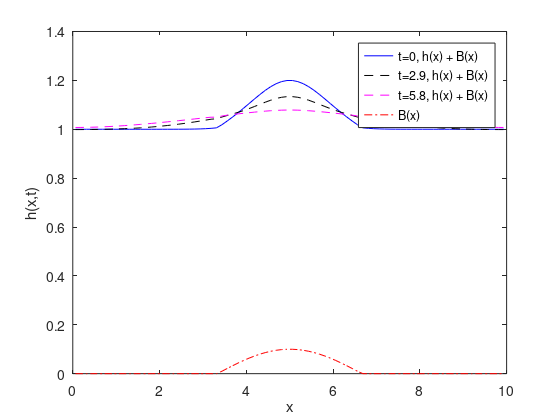

Here is the MATLAB script that generated this plot:

%% advect linearization
clear all;
clc;
close all;
cd(['/Users/kevin/SkyDrive/KTH Work/Period 3 2014'...
    '/DN2255/Homework/4/HW4-High Resolution shock-capturing'...
    ' methods/matlabfiles/']);
addpath(['/Users/kevin/SkyDrive/KTH Work/Period 3 2014'...
    '/DN2255/Homework/4/HW4-High Resolution shock-capturing'...
    ' methods/matlabfiles/']);
%% Parameters
N = 80;
L = 10.;
dx = L/N; % Grid spacing
H = 1;
g = 9.8;
c = 1.1*sqrt(g*H); % Wave speed
tau = .8*dx/c; % Time Step
coeff = -tau/(2*dx);
nStep = 2*L/(c*tau);
finalTime = nStep*tau;
nCells = 1:N;
ghostCellOneSide = 2;
cellsPlusGhost = 1:(N+2*ghostCellOneSide);
%% Boundary Conditions
w = 0.1*L; % Width
x = (nCells-1/2)*dx; % Grid points
a = 1/10*H;
h = H + a*exp(-(x-L/2).^2/(w^2));
h = padarray(h',ghostCellOneSide)';
% Boundary Conditions
% m=h;
m = 0*a*exp(-(x-L/2).^2/(w^2))*c;
m = padarray(m',ghostCellOneSide)';
%% BC
% needs to be changed if ghostCellOneSide is changed
h(1) = h(4);
h(2) = h(3);
m(1) = m(4)*(-1);
m(2) = m(3)*(-1);
h(N+4) = h(N+1);
h(N+3) = h(N+2);
m(N+4) = m(N+1)*(-1);
m(N+3) = m(N+2)*(-1);
%%
i = ((1+ghostCellOneSide):(N+ghostCellOneSide));
% im = i-1;
% ip = i+1;
%% Record the initial state
hplot(:,1) = h(:);
mplot(:,1) = m(:);
flux = (1/2*g*h.^2 + (m.^2)./h);
r = L/6;
B0 = H/10;
for lengthOfX = 1:length(x)
    if abs(x(lengthOfX)-L/2)<r
        B(lengthOfX) = B0*cos((pi*(x(lengthOfX)-L/2))/(2*r));
    else
        B(lengthOfX)=0;
    end
end
B = padarray(B',ghostCellOneSide)';
B(1) = B(4);
B(2) = B(3);
B(N+4) = B(N+1);
B(N+3) = B(N+2);
    %% Loop
    for iStep=1:(round(nStep))
        hOld=h;
        mOld=m;
        flux = (1/2*g*hOld.^2 + (mOld.^2)./hOld);
        h(i) = .5*(hOld(i+1)+ hOld(i-1))...
            - abs(coeff)*(m(i+1) - m(i-1));
        m(i) = .5*(mOld(i+1)+ mOld(i-1))...
            - abs(coeff)*(flux(i+1) - flux(i-1)...
            + g*h(i).*(B(i+1) - B(i-1)) );
        totalHeight(:,iStep) = h(:) + B(:);
        h(1) = h(4);
        h(2) = h(3);
        m(1) = m(4)*(-1);
        m(2) = m(3)*(-1);
        h(N+4) = h(N+1);
        h(N+3) = h(N+2);
        m(N+4) = m(N+1)*(-1);
        m(N+3) = m(N+2)*(-1);
        hplot(:,(iStep+1)) = h(:);
        mplot(:,(iStep+1)) = m(:);
    end
    
    %% Plot
    % figure(1); clf;
    % plot(x,hplot(i,1),'-',x,hplot(i,nStep),'--');
    % legend('t=0','t=1');
    % xlabel('x');  ylabel('h(x,t)');
    % title(sprintf('$h(x,t)$ $\\Delta t=$%0.2g,',...
    %     ' $\\epsilon =$ %g',tau,a),...
    %     'Interpreter','latex')
    %% h plot1
%     figure(2)
%     for iPlotting = 1:2:nStep
%         clf;
%         plot(x',totalHeight(i,1)	)
%         hold on;
%         plot(x',totalHeight(i,iPlotting)	,'-');
%         finalB = plot(x,B(i),'-.','color','r');
%         pause(.1)
%     end
    %% m plot
    % figure(3)
    % for ip = 1:8:nStep
    %     clf;
    %     plot(x,mplot(:,1))
    %     hold on;
    %     plot(x,mplot(:,ip),'-');
    %     pause(.01)
    % end
    %% Plot for 2.1
    figure(3)
    initialH = plot(x,hplot(i,1) + B(i)','-','color','b');
    hold on;
    hPlusB.t1 = plot(x,hplot(i,round(nStep/2))+ B(i)'...
        ,'--','color','k');
    hPlusB.t2 = plot(x,hplot(i,round(nStep))+ B(i)'...
        ,'--','color','m');
    finalB = plot(x,B(i),'-.','color','r');
    legend([initialH,hPlusB.t1,hPlusB.t2,finalB],...
        't=0, h(x) + B(x)',...
        sprintf('t=%0.2g, h(x) + B(x)',tau*round(nStep/2)),...
        sprintf('t=%0.2g, h(x) + B(x)',tau*round(nStep)),...
        'B(x)','location','best');
    xlabel('x');  ylabel('h(x,t)');
    hold off;
    %%
    printYesNo = 1;
    if printYesNo == 1
        saveFigurePath = ['/Users/kevin/SkyDrive/KTH Work'...
            '/Period 3 2014/DN2255/Homework/4/HW4-High'...
            ' Resolution shock-capturing methods/Figures/'];
        set(figure(3), 'PaperPositionMode', 'auto');
        print('-depsc2', [saveFigurePath ...
            sprintf('critical_c%g_p%g_n_is_%g_a_%g',round(c*1000),H,N,round(a))]);
    end